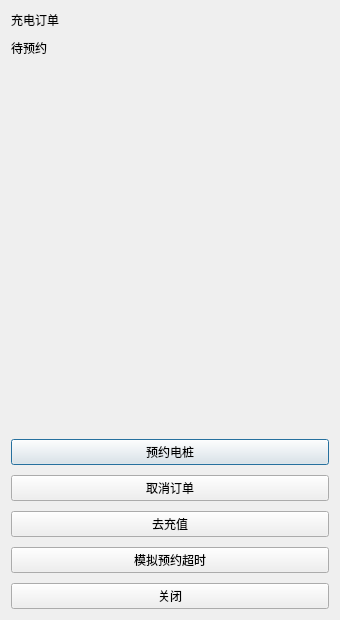
<?xml version="1.0" encoding="UTF-8"?>
<ui version="4.0">
 <class>OrderDialog</class>
 <widget class="QDialog" name="OrderDialog">
  <property name="windowTitle">
   <string>充电订单</string>
  </property>
  <property name="minimumSize">
   <size>
    <width>340</width>
    <height>620</height>
   </size>
  </property>
  <layout class="QVBoxLayout" name="verticalLayout">
   <property name="spacing">
    <number>10</number>
   </property>
   <item>
    <widget class="QLabel" name="titleLabel">
     <property name="text">
      <string>充电订单</string>
     </property>
    </widget>
   </item>
   <item>
    <widget class="QLabel" name="statusBadge">
     <property name="text">
      <string>待预约</string>
     </property>
    </widget>
   </item>
   <item>
    <widget class="QLabel" name="infoLabel">
     <property name="text">
      <string/>
     </property>
     <property name="wordWrap">
      <bool>true</bool>
     </property>
    </widget>
   </item>
   <item>
    <widget class="QLabel" name="liveLabel">
     <property name="text">
      <string/>
     </property>
     <property name="wordWrap">
      <bool>true</bool>
     </property>
    </widget>
   </item>
   <item>
    <widget class="QLabel" name="hintLabel">
     <property name="text">
      <string/>
     </property>
     <property name="wordWrap">
      <bool>true</bool>
     </property>
    </widget>
   </item>
   <item>
    <spacer name="verticalSpacer">
     <property name="orientation">
      <enum>Qt::Vertical</enum>
     </property>
     <property name="sizeHint" stdset="0">
      <size>
       <width>20</width>
       <height>12</height>
      </size>
     </property>
    </spacer>
   </item>
   <item>
    <widget class="QPushButton" name="primaryButton">
     <property name="cursor">
      <cursorShape>PointingHandCursor</cursorShape>
     </property>
     <property name="text">
      <string>预约电桩</string>
     </property>
    </widget>
   </item>
   <item>
    <widget class="QPushButton" name="secondaryButton">
     <property name="cursor">
      <cursorShape>PointingHandCursor</cursorShape>
     </property>
     <property name="text">
      <string>取消订单</string>
     </property>
    </widget>
   </item>
   <item>
    <widget class="QPushButton" name="rechargeButton">
     <property name="cursor">
      <cursorShape>PointingHandCursor</cursorShape>
     </property>
     <property name="text">
      <string>去充值</string>
     </property>
    </widget>
   </item>
   <item>
    <widget class="QPushButton" name="expireButton">
     <property name="cursor">
      <cursorShape>PointingHandCursor</cursorShape>
     </property>
     <property name="text">
      <string>模拟预约超时</string>
     </property>
    </widget>
   </item>
   <item>
    <widget class="QPushButton" name="closeButton">
     <property name="cursor">
      <cursorShape>PointingHandCursor</cursorShape>
     </property>
     <property name="text">
      <string>关闭</string>
     </property>
    </widget>
   </item>
  </layout>
 </widget>
 <resources/>
 <connections/>
</ui>
